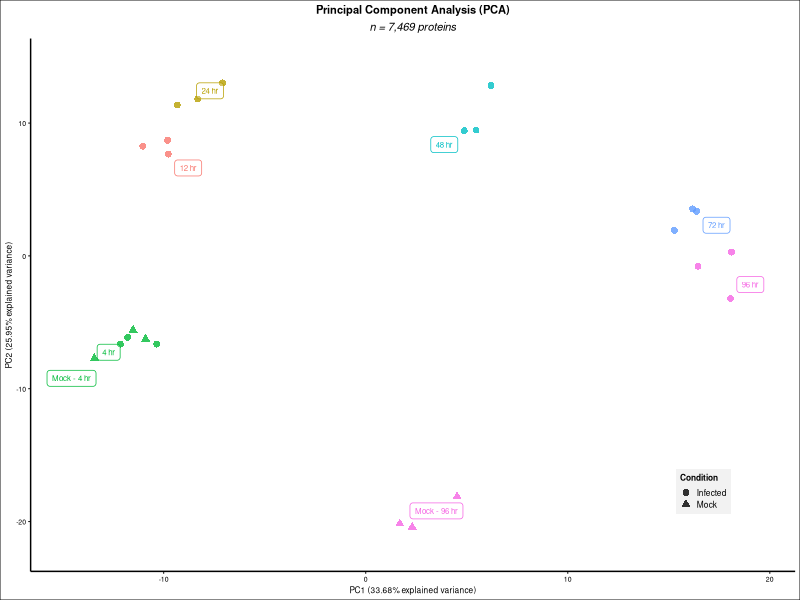
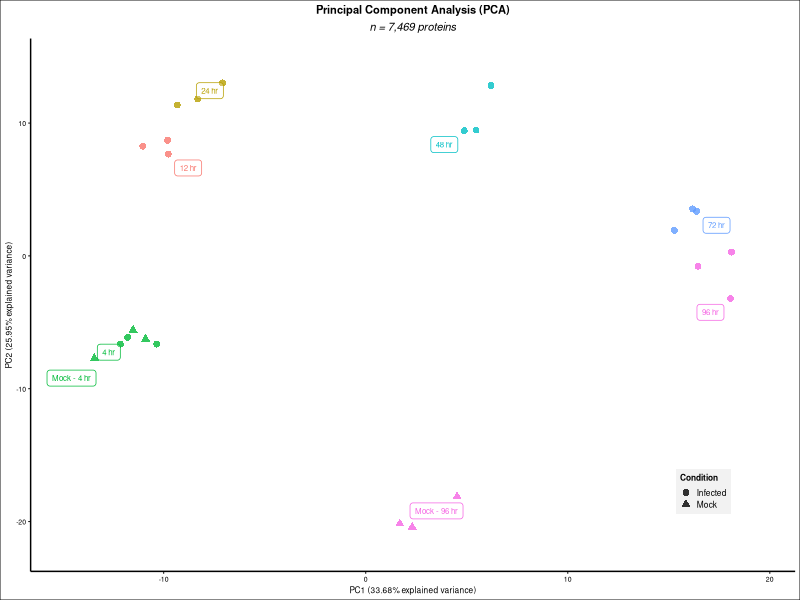

Write R code to recreate these figures, in order.
################################################################################
# Install and load libraries
################################################################################

# Uncomment the lines below to install any missing packages
#install.packages("tidyverse")
#install.packages("ggthemes")
#install.packages("ggrepel")
#install.packages("here")

# Load
library(tidyverse)
library(ggthemes)
library(ggrepel)
library(here)

################################################################################
# Read in and process our data
################################################################################

# PCA does not supposed missing values. You must either impute them before hand
# or remove any samples with missing values. This has already been done for our
# data.
data <- read_tsv(here("example data", "proteomics.tsv"))

# Our annotations describing the conditions and replicates are stored in a
# separate file. We'll change colors and shapes based on this information.
sample_annotations <- read_csv(here("example data", "Experimental Design Annotations.csv"))

# Our data contains a column for gene names and protein IDs
# The PCA function requires a numerical matrix so we must remove them
data_numerical <- data %>% select(-`Gene names`, -`Protein IDs`)

# Each sample should be a separate row
# Each feature should be a separate column
#     (e.g. the abunance of a particular protein)
# Our data is in the opposite orientation, so we transpose it
data_transposed <- t(data_numerical)

################################################################################
# Principal Component Analysis (PCA)
################################################################################

# Compute the PCA
pca <- prcomp(data_transposed, center=T, scale=F)

# Compute the variance explained by each principal component
eigen <- pca$sdev^2
variance <- (eigen/sum(eigen)) * 100

# Round to 2 digits after the decimal for better aesthetics
variance <- format(round(variance, 2), nsmall = 2)


################################################################################
# Make the plot
################################################################################

# 1) Append the annotation columns to our PCA results. They are the same size
# and in the same order so we can just concatenate them.
# 2) Create a new Label column that will equal the condition column, but only
# for the first replicate. The other samples won't have a label so we don't
# crowd our figure with text.
plotting.data <- bind_cols(as_tibble(pca$x), sample_annotations) %>%
  mutate(Label = ifelse(Replicate == 1, Condition, ""))


# Pick components to plot
pc_x_axis = 1
pc_y_axis = 2

# Determine column names for the corresponding principal components
pc_x_axis_column = str_c("PC", pc_x_axis)
pc_y_axis_column = str_c("PC", pc_y_axis)

# Create figure panel
panel <- (ggplot(plotting.data, aes(x=get(pc_x_axis_column),
                                    y=get(pc_y_axis_column),
                                    shape=as.factor(Infected),
                                    color=Time,
                                    label=Label))
          # Geometries
          + geom_point(size=2, alpha=0.8)
          + geom_label_repel(size=2, min.segment.length = Inf, fill=alpha(c("white"), 0.25))

          # Scales
          + scale_x_continuous(expand = c(0.1, 0))
          + scale_y_continuous(expand = c(0.1, 0))
          + scale_shape_discrete(name = "Condition")
          + scale_color_discrete(guide = 'none')

          # Labels
          + xlab(str_c(pc_x_axis_column, " (", variance[pc_x_axis], "% explained variance)", sep=""))
          + ylab(str_c(pc_y_axis_column, " (", variance[pc_y_axis], "% explained variance)", sep=""))
          + ggtitle(label = "Principal Component Analysis (PCA)",
                    subtitle = str_c("n =",
                                     prettyNum(nrow(data_numerical), big.mark=","),
                                     "proteins",
                                     sep=" "))

          # Themes
          + theme_clean(base_size = 7)
          + theme(panel.grid.major.y = element_blank(),
                  legend.background = element_rect(fill=grey(0.95), color=NA),
                  legend.title = element_text(size=6),
                  legend.text = element_text(size=6),
                  legend.key = element_blank(),
                  legend.key.size = unit(3.0, 'mm'),
                  legend.position = c(0.88, 0.15),
                  legend.margin = margin(3,3,3,3),
                  plot.title = element_text(hjust=0.5),
                  plot.subtitle = element_text(hjust=0.5, face="italic"))
)

print(panel)

ggsave(here("PCA.pdf"), width=2.5, height=2.5, compress=F, panel)
